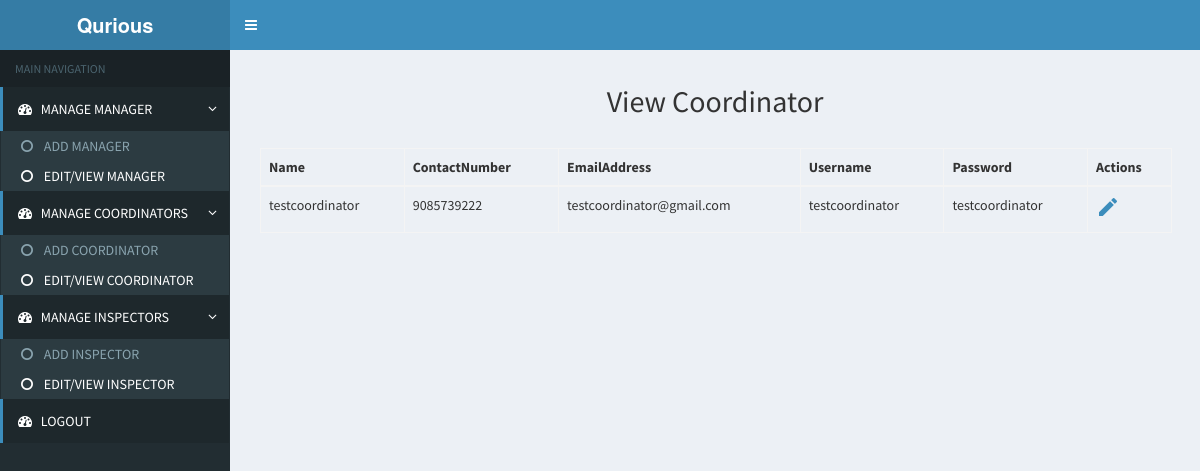
/viewcoordinator, run on the app's committed database.
### TestApp/models.py (models this page shows)
class Coordinator(models.Model):
    FullName = models.CharField(max_length=20)
    Photo = models.ImageField(upload_to='media')
    ContactNumber = models.CharField(max_length=13)
    EmailAddress = models.CharField(max_length=20)
    Username = models.CharField(max_length=20)
    Password = models.CharField(max_length=8)

### TestApp/views.py (the view)
# urls.py: path('viewcoordinator',views.viewCoordinator,name='viewCoordinator'),
def viewCoordinator(request):
    views = Coordinator.objects.all()
    return render(request,'view-coordinator.html',{'viewdata':views})

### TestApp/templates/view-coordinator.html (shortened to what this page needs)
{% extends 'admin-home.html' %}
    {% block content %}
    <center><h2>View Coordinator</h2></center><br>
    <div class="container">
    <table class="table table-bordered">
        <thead>
            <tr>
                <th>Name</th>
                <th>ContactNumber</th>
                <th>EmailAddress</th>
                <th>Username</th>
                <th>Password</th>
                <th>Actions</th>
            </tr>
        </thead>
        <tbody>
            {% for i in viewdata %}
            <tr>
                <td>{{i.FullName}}</td>
                <td>{{i.ContactNumber}}</td>
                <td>{{i.EmailAddress}}</td>
                <td>{{i.Username}}</td>
                <td>{{i.Password}}</td>
                <td>
                    <a class="edit" href="editcoordinator/{{i.id}}" data-toggle="tooltip"><i class="material-icons">&#xE254;</i></a>
                </td>
            </tr>
            {% endfor %}
        </tbody>
    </table>
    </div>
    {% endblock %}

### TestApp/templates/admin-home.html (style rules this page uses)
.form-control,.table { width:80% !important; }

### data on the page
Coordinator: FullName "testcoordinator", ContactNumber "9085739222", EmailAddress "testcoordinator@gmail.com", Username "testcoordinator", Password "testcoordinator"
